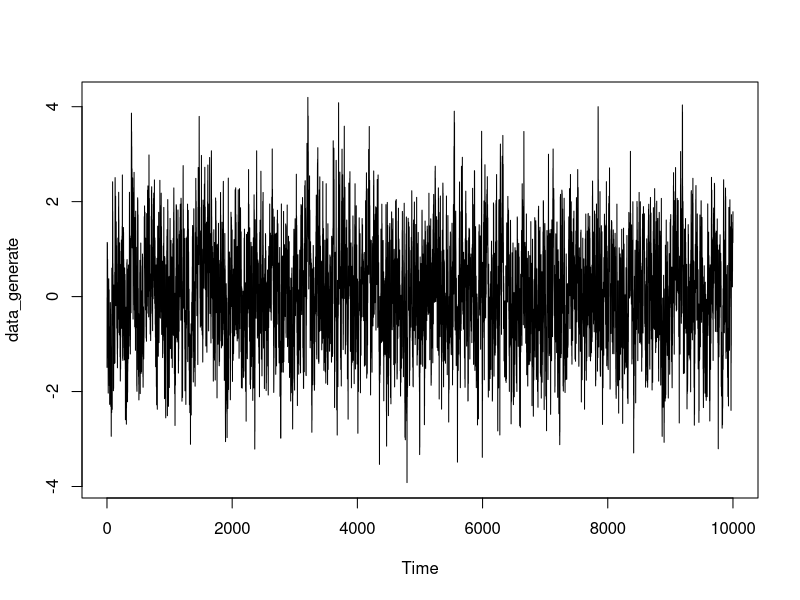
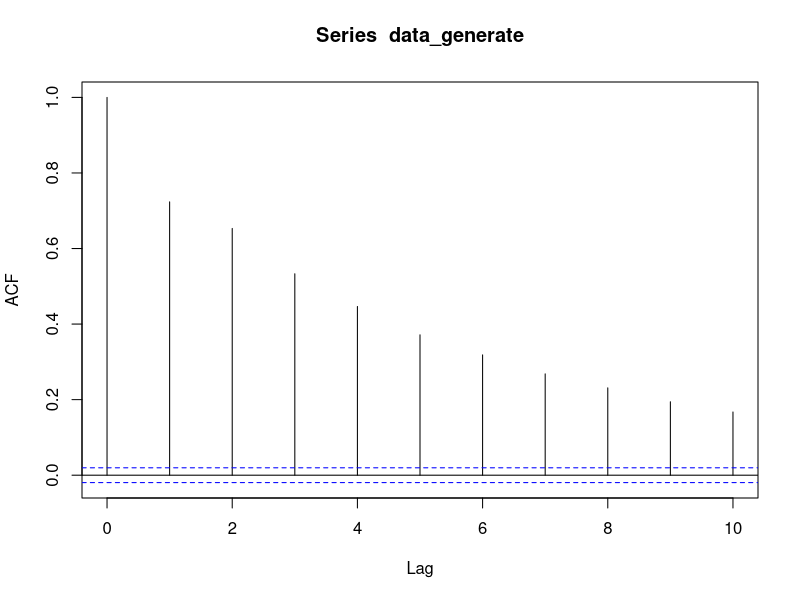
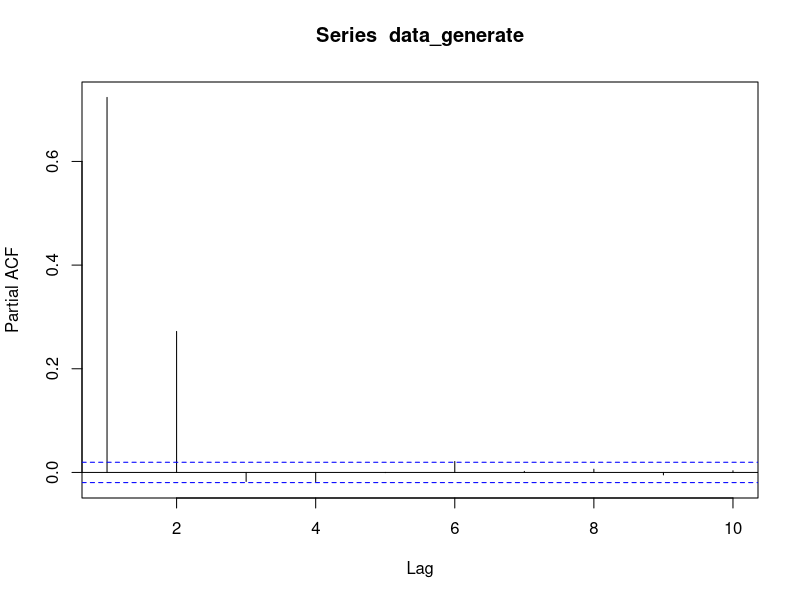

R code for these plots, in order:
## ---- chunk 1
knitr::opts_chunk$set(echo = TRUE)
set.seed(2021)
## ---- chunk 2
data_generate <- arima.sim(list(ar = c(0.5, 0.3)), n = 10000, sd = sqrt(0.5), mean = 0)
plot(data_generate, type = 'l')
## ---- chunk 3
acf(data_generate, lag = 10)
pacf(data_generate, lag = 10)$acf
#the lag 1 is the best fit
